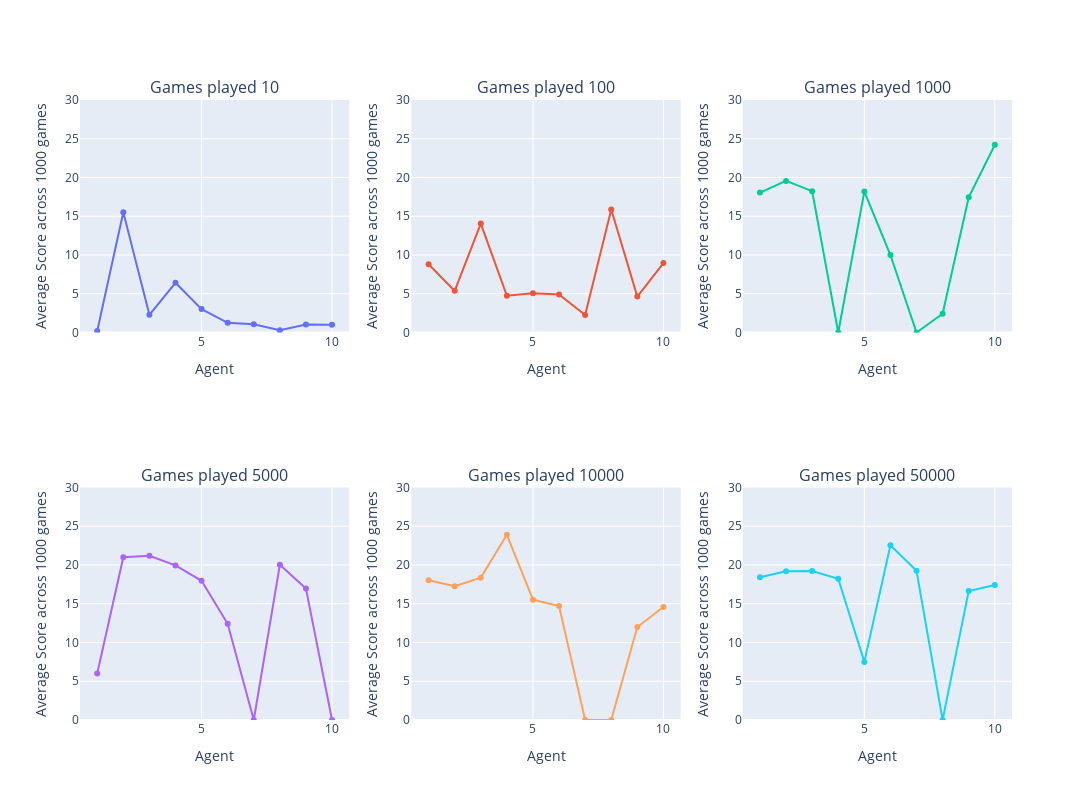
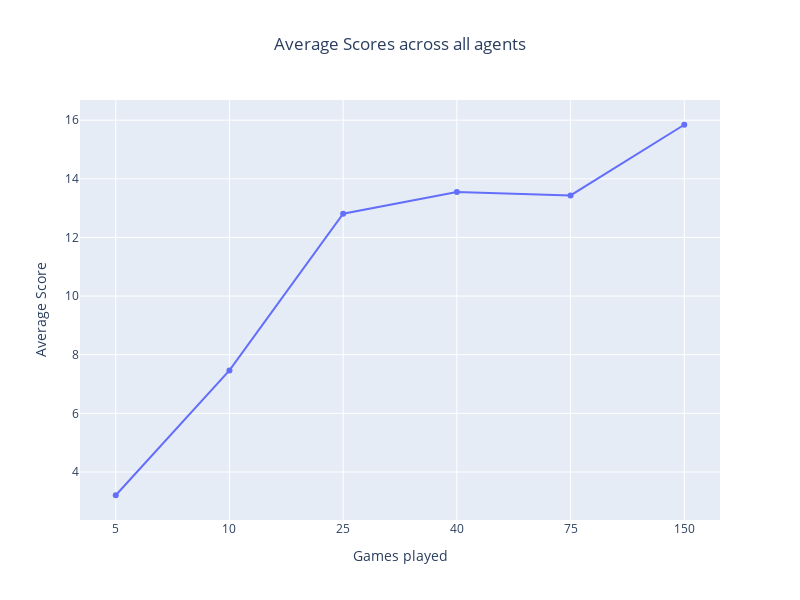

Write notebook code for charts like these, in order.
### Code cell
import plotly.graph_objects as go
from plotly.subplots import make_subplots

# Data for each epoch
data = {str(i) : list(benchmarks[i].values()) for i in benchmarks.keys()}

# Create subplots
fig = make_subplots(rows=2, cols=3, subplot_titles=("Games played 10", "Games played 100", "Games played 1000", "Games played 5000", "Games played 10000", "Games played 50000"))

# Add traces for each subplot
epochs = list(data.keys())
for i, epoch in enumerate(epochs):
    row = i // 3 + 1
    col = i % 3 + 1
    fig.add_trace(go.Scatter(x=list(range(1, 11)), y=data[epoch], mode='lines+markers', name=f'Epochs {epoch}'), row=row, col=col)

# Update layout to set the same range for all y-axes and add labels
fig.update_yaxes(range=[0, 30], title_text="Average Score across 1000 games")
fig.update_xaxes(title_text="Agent")

# Update layout
fig.update_layout(height=800, width=1200, title_text="", showlegend=False)

# Show plot
fig.show()

# Calculate average scores for each epoch
avg = [sum(data[epoch]) / 10 for epoch in data]

# Create a new plot for the average scores
fig = go.Figure()

# Add trace for the average scores
fig.add_trace(go.Scatter(x=list(data.keys()), y=avg, mode='lines+markers', name='Average Score'))

# Update layout to add labels
fig.update_layout(
    title="Average Scores across all agents",
    title_x=0.5,
    xaxis_title="Games played",
    yaxis_title="Average Score",
    height=600,
    width=800
)

# Show plot
fig.show()

### Figure 1 — Plotly figure (JSON) as saved in the notebook; plotly's stock layout.template omitted (floating-point values rounded to 4 significant figures)
{"data": [{"mode": "lines+markers", "name": "Epochs 5", "type": "scatter", "x": [1, 2, 3, 4, 5, 6, 7, 8, 9, 10], "xaxis": "x", "y": [0.184, 15.51, 2.282, 6.42, 3.02, 1.252, 1.066, 0.286, 1.023, 1.012], "yaxis": "y"}, {"mode": "lines+markers", "name": "Epochs 10", "type": "scatter", "x": [1, 2, 3, 4, 5, 6, 7, 8, 9, 10], "xaxis": "x2", "y": [8.801, 5.377, 14.06, 4.741, 5.061, 4.893, 2.252, 15.87, 4.633, 8.953], "yaxis": "y2"}, {"mode": "lines+markers", "name": "Epochs 25", "type": "scatter", "x": [1, 2, 3, 4, 5, 6, 7, 8, 9, 10], "xaxis": "x3", "y": [18.05, 19.56, 18.23, 0, 18.18, 10, 0, 2.426, 17.44, 24.21], "yaxis": "y3"}, {"mode": "lines+markers", "name": "Epochs 40", "type": "scatter", "x": [1, 2, 3, 4, 5, 6, 7, 8, 9, 10], "xaxis": "x4", "y": [6, 21.0, 21.2, 19.95, 17.96, 12.41, 0, 20.02, 16.96, 0], "yaxis": "y4"}, {"mode": "lines+markers", "name": "Epochs 75", "type": "scatter", "x": [1, 2, 3, 4, 5, 6, 7, 8, 9, 10], "xaxis": "x5", "y": [18.03, 17.27, 18.36, 23.9, 15.52, 14.7, 0, 0, 12, 14.57], "yaxis": "y5"}, {"mode": "lines+markers", "name": "Epochs 150", "type": "scatter", "x": [1, 2, 3, 4, 5, 6, 7, 8, 9, 10], "xaxis": "x6", "y": [18.43, 19.2, 19.23, 18.22, 7.5, 22.56, 19.25, 0, 16.63, 17.43], "yaxis": "y6"}], "layout": {"annotations": [{"font": {"size": 16}, "showarrow": false, "text": "Games played 10", "x": 0.1444, "xanchor": "center", "xref": "paper", "y": 1, "yanchor": "bottom", "yref": "paper"}, {"font": {"size": 16}, "showarrow": false, "text": "Games played 100", "x": 0.5, "xanchor": "center", "xref": "paper", "y": 1, "yanchor": "bottom", "yref": "paper"}, {"font": {"size": 16}, "showarrow": false, "text": "Games played 1000", "x": 0.8556, "xanchor": "center", "xref": "paper", "y": 1, "yanchor": "bottom", "yref": "paper"}, {"font": {"size": 16}, "showarrow": false, "text": "Games played 5000", "x": 0.1444, "xanchor": "center", "xref": "paper", "y": 0.375, "yanchor": "bottom", "yref": "paper"}, {"font": {"size": 16}, "showarrow": false, "text": "Games played 10000", "x": 0.5, "xanchor": "center", "xref": "paper", "y": 0.375, "yanchor": "bottom", "yref": "paper"}, {"font": {"size": 16}, "showarrow": false, "text": "Games played 50000", "x": 0.8556, "xanchor": "center", "xref": "paper", "y": 0.375, "yanchor": "bottom", "yref": "paper"}], "height": 800, "showlegend": false, "title": {"text": ""}, "width": 1200, "xaxis": {"anchor": "y", "domain": [0, 0.2889], "title": {"text": "Agent"}}, "xaxis2": {"anchor": "y2", "domain": [0.3556, 0.6444], "title": {"text": "Agent"}}, "xaxis3": {"anchor": "y3", "domain": [0.7111, 1], "title": {"text": "Agent"}}, "xaxis4": {"anchor": "y4", "domain": [0, 0.2889], "title": {"text": "Agent"}}, "xaxis5": {"anchor": "y5", "domain": [0.3556, 0.6444], "title": {"text": "Agent"}}, "xaxis6": {"anchor": "y6", "domain": [0.7111, 1], "title": {"text": "Agent"}}, "yaxis": {"anchor": "x", "domain": [0.625, 1], "range": [0, 30], "title": {"text": "Average Score across 1000 games"}}, "yaxis2": {"anchor": "x2", "domain": [0.625, 1], "range": [0, 30], "title": {"text": "Average Score across 1000 games"}}, "yaxis3": {"anchor": "x3", "domain": [0.625, 1], "range": [0, 30], "title": {"text": "Average Score across 1000 games"}}, "yaxis4": {"anchor": "x4", "domain": [0, 0.375], "range": [0, 30], "title": {"text": "Average Score across 1000 games"}}, "yaxis5": {"anchor": "x5", "domain": [0, 0.375], "range": [0, 30], "title": {"text": "Average Score across 1000 games"}}, "yaxis6": {"anchor": "x6", "domain": [0, 0.375], "range": [0, 30], "title": {"text": "Average Score across 1000 games"}}}}

### Figure 2 — Plotly figure (JSON) as saved in the notebook; plotly's stock layout.template omitted (floating-point values rounded to 4 significant figures)
{"data": [{"mode": "lines+markers", "name": "Average Score", "type": "scatter", "x": ["5", "10", "25", "40", "75", "150"], "y": [3.206, 7.464, 12.81, 13.55, 13.43, 15.84]}], "layout": {"height": 600, "title": {"text": "Average Scores across all agents", "x": 0.5}, "width": 800, "xaxis": {"title": {"text": "Games played"}}, "yaxis": {"title": {"text": "Average Score"}}}}
